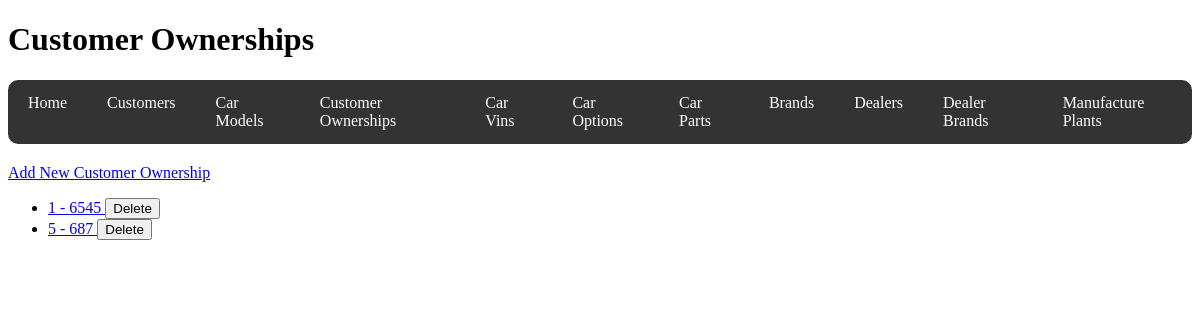
Page /customer_ownerships on the earlier database version.
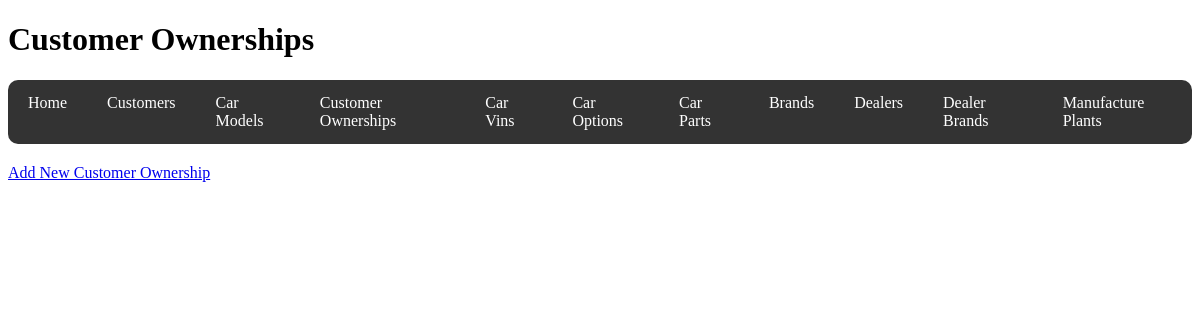
Same page on the later database version.
### code/models.py (models this page shows)
class CustomerOwnership(db.Model):
    __tablename__ = "Customer_Ownership"
    customer_id = db.Column(
        db.Integer, db.ForeignKey("Customers.customer_id"), primary_key=True
    )
    vin = db.Column(db.Integer, db.ForeignKey("Car_Vins.vin"), primary_key=True)
    purchase_date = db.Column(db.Date)
    purchase_price = db.Column(db.Integer)
    warrantee_expire_date = db.Column(db.Date)
    dealer_id = db.Column(db.Integer)
    customer = db.relationship("Customer", back_populates="ownerships")
    car_vin = db.relationship("CarVin", back_populates="ownership")

### code/routes/customer_ownerships.py (the view, shortened to what this page needs)
@ownerships_bp.route("/customer_ownerships", methods=["GET", "POST"])
def customer_ownerships():
    ownerships = CustomerOwnership.query.all()
    return render_template("customer_ownerships.html", ownerships=ownerships)

### code/templates/customer_ownerships.html
{% extends 'base.html' %} {% block title %}Customer Ownerships{% endblock %} {%
block header %}
<h1>Customer Ownerships</h1>
{% endblock %} {% block content %}
<a href="{{ url_for('ownerships.new_customer_ownership') }}"
  >Add New Customer Ownership</a
>
<ul>
  {% for ownership in ownerships %}
  <li>
    <a
      href="{{ url_for('ownerships.view_customer_ownership', customer_id=ownership.customer_id, vin=ownership.vin) }}"
    >
      {{ ownership.customer_id }} - {{ ownership.vin }}
    </a>
    <form
      action="{{ url_for('ownerships.delete_customer_ownership', customer_id=ownership.customer_id, vin=ownership.vin) }}"
      method="POST"
      style="display: inline"
    >
      <button type="submit">Delete</button>
    </form>
  </li>
  {% endfor %}
</ul>
{% endblock %}

Differences in the rows shown:
removed CustomerOwnership: customer_id "1", vin "6545"
removed CustomerOwnership: customer_id "5", vin "687"
